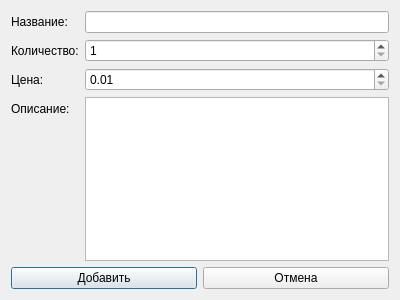
<?xml version="1.0" encoding="UTF-8"?>
<ui version="4.0">
 <class>AddItemDialog</class>
 <widget class="QDialog" name="AddItemDialog">
  <property name="geometry">
   <rect>
    <x>0</x>
    <y>0</y>
    <width>400</width>
    <height>300</height>
   </rect>
  </property>
  <property name="windowTitle">
   <string>Добавление элемента</string>
  </property>
  <layout class="QVBoxLayout" name="verticalLayout">
   <item>
    <layout class="QFormLayout" name="formLayout">
     <item row="0" column="0">
      <widget class="QLabel" name="labelName">
       <property name="text">
        <string>Название:</string>
       </property>
      </widget>
     </item>
     <item row="0" column="1">
      <widget class="QLineEdit" name="nameInput"/>
     </item>
     <item row="1" column="0">
      <widget class="QLabel" name="labelQuantity">
       <property name="text">
        <string>Количество:</string>
       </property>
      </widget>
     </item>
     <item row="1" column="1">
      <widget class="QSpinBox" name="quantityInput">
       <property name="minimum">
        <number>1</number>
       </property>
       <property name="maximum">
        <number>10000</number>
       </property>
      </widget>
     </item>
     <item row="2" column="0">
      <widget class="QLabel" name="labelPrice">
       <property name="text">
        <string>Цена:</string>
       </property>
      </widget>
     </item>
     <item row="2" column="1">
      <widget class="QDoubleSpinBox" name="priceInput">
       <property name="decimals">
        <number>2</number>
       </property>
       <property name="minimum">
        <double>0.010000000000000</double>
       </property>
       <property name="maximum">
        <double>1000000.000000000000000</double>
       </property>
      </widget>
     </item>
     <item row="3" column="0">
      <widget class="QLabel" name="labelDescription">
       <property name="text">
        <string>Описание:</string>
       </property>
      </widget>
     </item>
     <item row="3" column="1">
      <widget class="QTextEdit" name="descriptionInput"/>
     </item>
    </layout>
   </item>
   <item>
    <layout class="QHBoxLayout" name="buttonLayout">
     <item>
      <widget class="QPushButton" name="okButton">
       <property name="text">
        <string>Добавить</string>
       </property>
      </widget>
     </item>
     <item>
      <widget class="QPushButton" name="cancelButton">
       <property name="text">
        <string>Отмена</string>
       </property>
      </widget>
     </item>
    </layout>
   </item>
  </layout>
 </widget>
 <resources/>
 <connections/>
</ui>
